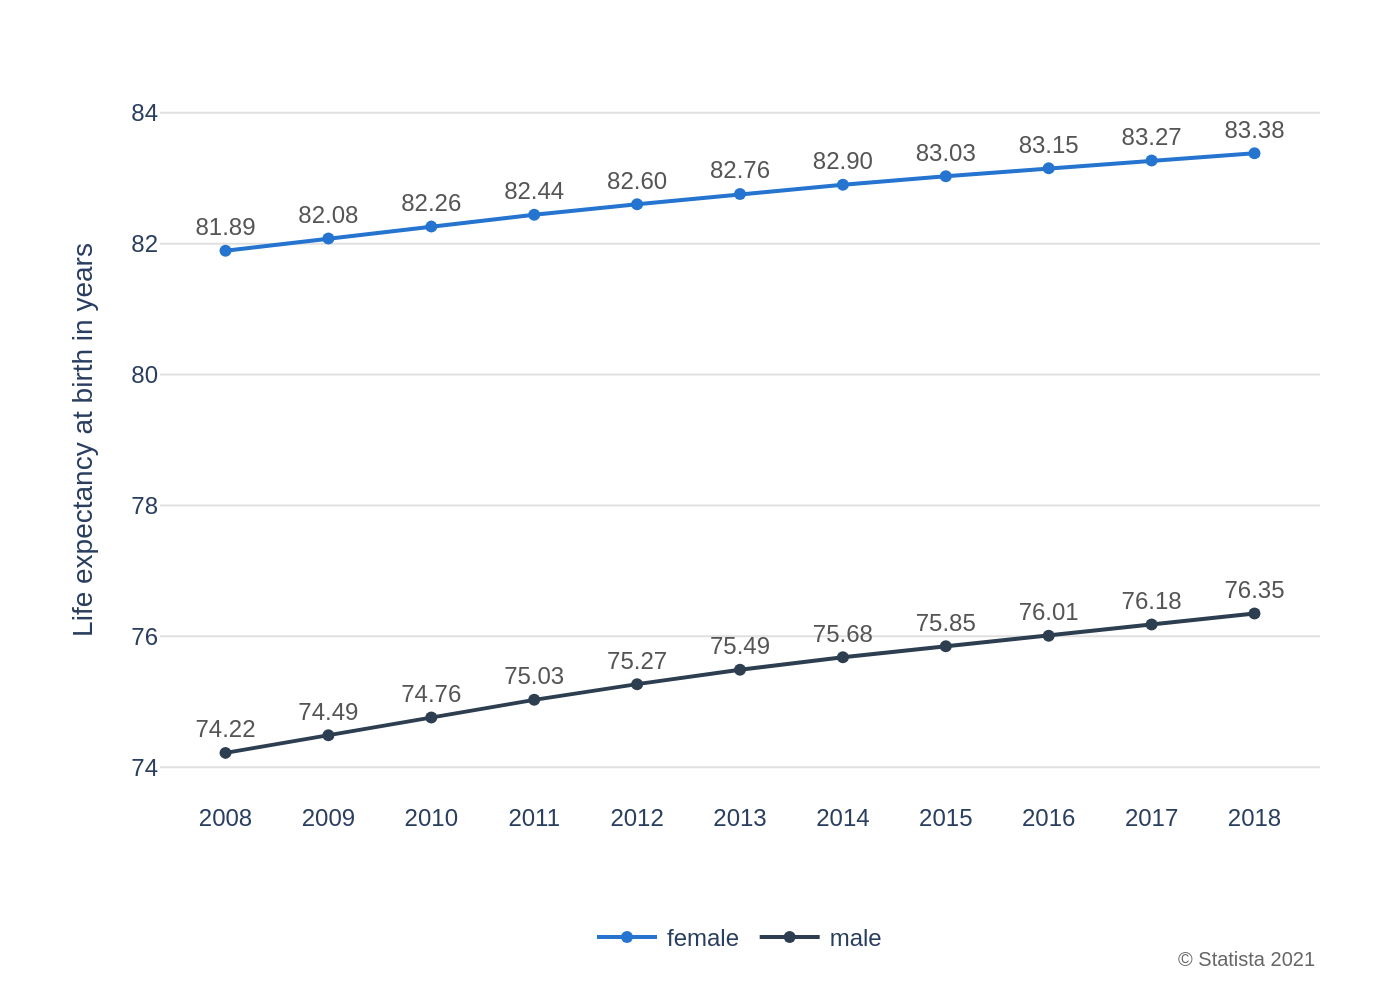

Generate this figure with Python:
import sys
import json
import os
import plotly.graph_objects as go

if len(sys.argv) != 2:
    print("Usage: python script.py <path_to_json_file>")
    sys.exit(1)

json_file_path = sys.argv[1]

try:
    with open(json_file_path, 'r', encoding='utf-8') as f:
        chart_config = json.load(f)
except FileNotFoundError:
    print(f"Error: JSON file not found at {json_file_path}")
    sys.exit(1)
except json.JSONDecodeError:
    print(f"Error: Could not decode JSON from {json_file_path}")
    sys.exit(1)

data = chart_config['chart_data']
texts = chart_config['texts']
colors = chart_config['colors']

fig = go.Figure()

for i, series in enumerate(data):
    fig.add_trace(go.Scatter(
        x=series['x'],
        y=series['y'],
        name=series['name'],
        mode='lines+markers+text',
        line=dict(color=colors[i]),
        marker=dict(color=colors[i], size=6),
        text=series['y'],
        textposition='top center',
        texttemplate='%{y:.2f}',
        textfont=dict(
            family="Arial",
            size=12,
            color='#555555'
        )
    ))

fig.update_layout(
    font=dict(family="Arial"),
    plot_bgcolor='white',
    paper_bgcolor='white',
    xaxis=dict(
        title_text=texts['x_axis_title'],
        showgrid=False,
        showline=False,
        tickmode='array',
        tickvals=data[0]['x'],
        ticktext=[str(year) for year in data[0]['x']],
        tickfont=dict(size=12),
        linecolor='#cccccc'
    ),
    yaxis=dict(
        title_text=texts['y_axis_title'],
        showgrid=True,
        gridcolor='#e0e0e0',
        gridwidth=1,
        zeroline=False,
        showline=False,
        range=[73.5, 84.5],
        tickfont=dict(size=12)
    ),
    legend=dict(
        orientation="h",
        yanchor="top",
        y=-0.15,
        xanchor="center",
        x=0.5,
        font=dict(size=12)
    ),
    margin=dict(l=80, r=40, t=40, b=100)
)

if texts.get('source'):
    fig.add_annotation(
        text=texts['source'],
        align='right',
        showarrow=False,
        xref='paper',
        yref='paper',
        x=1,
        y=-0.2,
        xanchor='right',
        yanchor='top',
        font=dict(size=10, color='#666666')
    )

base_filename = os.path.splitext(os.path.basename(json_file_path))[0]
output_filename = f"{base_filename}.png"

fig.write_image(output_filename, scale=2)

print(f"Chart saved to {output_filename}")
